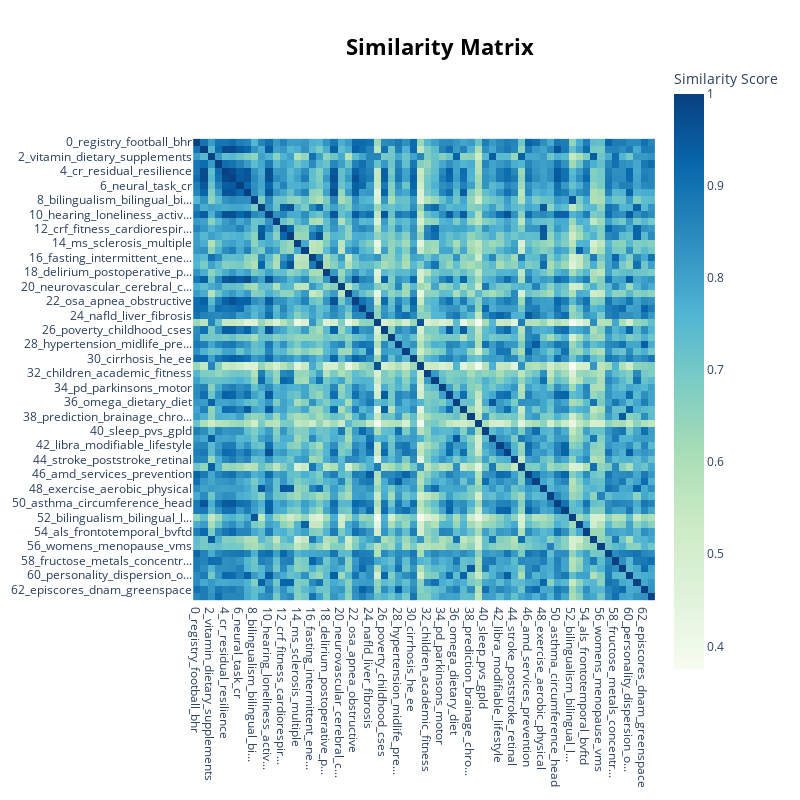

The code cell stored with this chart in its notebook:
### Markdown cell above
---

### Code cell
# Default
# Visualize topic similarity using heatmap (self similarity)
hm = topic_model.visualize_heatmap()
#hm.write_html(f"{ROOT_FOLDER_PATH}/heatmap_updated.html")
hm

### Figure 1 — Plotly figure (JSON) as saved in the notebook; plotly's stock layout.template omitted (floating-point values rounded to 4 significant figures; data arrays with more than 128 entries replaced by an {"elided": "..."} marker saying what was removed)
{"data": [{"coloraxis": "coloraxis", "hovertemplate": "x: %{x}<br>y: %{y}<br>Similarity Score: %{z}<extra></extra>", "name": "0", "type": "heatmap", "x": ["0_registry_football_bhr", "1_education_ad_connectivity", "2_vitamin_dietary_supplements", "3_resilience_proteins_ad", "4_cr_residual_resilience", "5_education_scd_wmh", "6_neural_task_cr", "7_cr_reserve_questionnaire", "8_bilingualism_bilingual_bi...", "9_exercise_creatine_training", "10_hearing_loneliness_activ...", "11_hiv_cancer_hand", "12_crf_fitness_cardiorespir...", "13_exercise_bdnf_lactate", "14_ms_sclerosis_multiple", "15_bipolar_bd_disorder", "16_fasting_intermittent_ene...", "17_bdnf_exercise_neurotrophic", "18_delirium_postoperative_p...", "19_dt_pwb_divergent", "20_neurovascular_cerebral_c...", "21_tbi_injury_traumatic", "22_osa_apnea_obstructive", "23_lc_coeruleus_locus", "24_nafld_liver_fibrosis", "25_gut_microbiota_microbiome", "26_poverty_childhood_cses", "27_neurology_ean_bcs", "28_hypertension_midlife_pre...", "29_about_knowledge_awareness", "30_cirrhosis_he_ee", "31_gut_microbiota_axis", "32_children_academic_fitness", "33_postexercise_min_cbf", "34_pd_parkinsons_motor", "35_complexity_occupational_...", "36_omega_dietary_diet", "37_leisure_tmt_wave", "38_prediction_brainage_chro...", "39_fighters_head_professional", "40_sleep_pvs_gpld", "41_walnuts_food_mind", "42_libra_modifiable_lifestyle", "43_social_isolation_contact", "44_stroke_poststroke_retinal", "45_polyphenols_cocoa_resver...", "46_amd_services_prevention", "47_cvh_ls_ideal", "48_exercise_aerobic_physical", "49_women_sex_men", "50_asthma_circumference_head", "51_prevalence_mortality_ascvd", "52_bilingualism_bilingual_l...", "53_schizophrenia_iq_psychosis", "54_als_frontotemporal_bvftd", "55_omega_dha_pufa", "56_womens_menopause_vms", "57_barcelona_dualtask_bbhi", "58_fructose_metals_concentr...", "59_brainage_chronological_dot", "60_personality_dispersion_o...", "61_sitting_sedentary_breaks", "62_episcores_dnam_greenspace", "63_bcr_hd_tg"], "xaxis": "x", "y": ["0_registry_football_bhr", "1_education_ad_connectivity", "2_vitamin_dietary_supplements", "3_resilience_proteins_ad", "4_cr_residual_resilience", "5_education_scd_wmh", "6_neural_task_cr", "7_cr_reserve_questionnaire", "8_bilingualism_bilingual_bi...", "9_exercise_creatine_training", "10_hearing_loneliness_activ...", "11_hiv_cancer_hand", "12_crf_fitness_cardiorespir...", "13_exercise_bdnf_lactate", "14_ms_sclerosis_multiple", "15_bipolar_bd_disorder", "16_fasting_intermittent_ene...", "17_bdnf_exercise_neurotrophic", "18_delirium_postoperative_p...", "19_dt_pwb_divergent", "20_neurovascular_cerebral_c...", "21_tbi_injury_traumatic", "22_osa_apnea_obstructive", "23_lc_coeruleus_locus", "24_nafld_liver_fibrosis", "25_gut_microbiota_microbiome", "26_poverty_childhood_cses", "27_neurology_ean_bcs", "28_hypertension_midlife_pre...", "29_about_knowledge_awareness", "30_cirrhosis_he_ee", "31_gut_microbiota_axis", "32_children_academic_fitness", "33_postexercise_min_cbf", "34_pd_parkinsons_motor", "35_complexity_occupational_...", "36_omega_dietary_diet", "37_leisure_tmt_wave", "38_prediction_brainage_chro...", "39_fighters_head_professional", "40_sleep_pvs_gpld", "41_walnuts_food_mind", "42_libra_modifiable_lifestyle", "43_social_isolation_contact", "44_stroke_poststroke_retinal", "45_polyphenols_cocoa_resver...", "46_amd_services_prevention", "47_cvh_ls_ideal", "48_exercise_aerobic_physical", "49_women_sex_men", "50_asthma_circumference_head", "51_prevalence_mortality_ascvd", "52_bilingualism_bilingual_l...", "53_schizophrenia_iq_psychosis", "54_als_frontotemporal_bvftd", "55_omega_dha_pufa", "56_womens_menopause_vms", "57_barcelona_dualtask_bbhi", "58_fructose_metals_concentr...", "59_brainage_chronological_dot", "60_personality_dispersion_o...", "61_sitting_sedentary_breaks", "62_episcores_dnam_greenspace", "63_bcr_hd_tg"], "yaxis": "y", "z": {"elided": "64x64 float values"}}], "layout": {"coloraxis": {"colorbar": {"title": {"text": "Similarity Score"}}, "colorscale": [[0, "rgb(247,252,240)"], [0.125, "rgb(224,243,219)"], [0.25, "rgb(204,235,197)"], [0.375, "rgb(168,221,181)"], [0.5, "rgb(123,204,196)"], [0.625, "rgb(78,179,211)"], [0.75, "rgb(43,140,190)"], [0.875, "rgb(8,104,172)"], [1, "rgb(8,64,129)"]]}, "height": 800, "hoverlabel": {"bgcolor": "white", "font": {"family": "Rockwell", "size": 16}}, "legend": {"title": {"text": "Trend"}}, "margin": {"t": 60}, "showlegend": true, "title": {"font": {"color": "Black", "size": 22}, "text": "<b>Similarity Matrix</b>", "x": 0.55, "xanchor": "center", "y": 0.95, "yanchor": "top"}, "width": 800, "xaxis": {"anchor": "y", "constrain": "domain", "domain": [0, 1], "scaleanchor": "y"}, "yaxis": {"anchor": "x", "autorange": "reversed", "constrain": "domain", "domain": [0, 1]}}}
